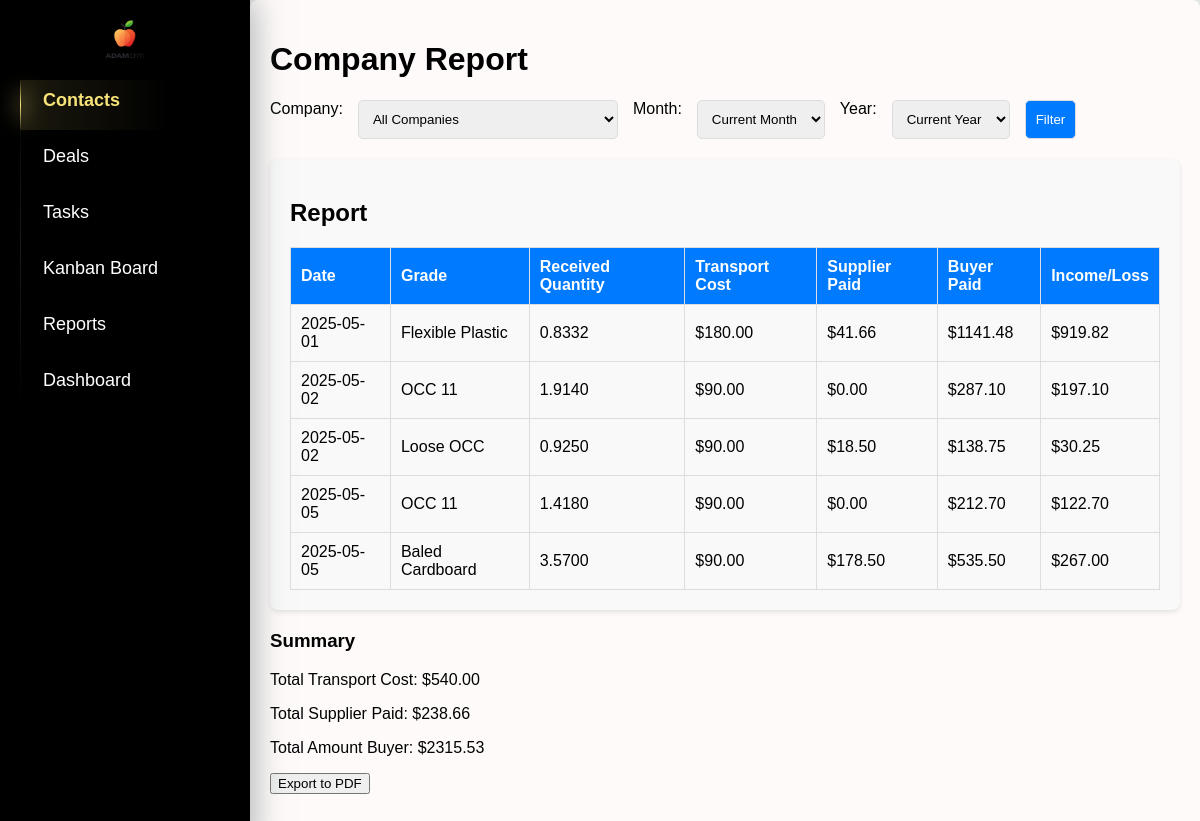
The app's page /reports/company/, older data.
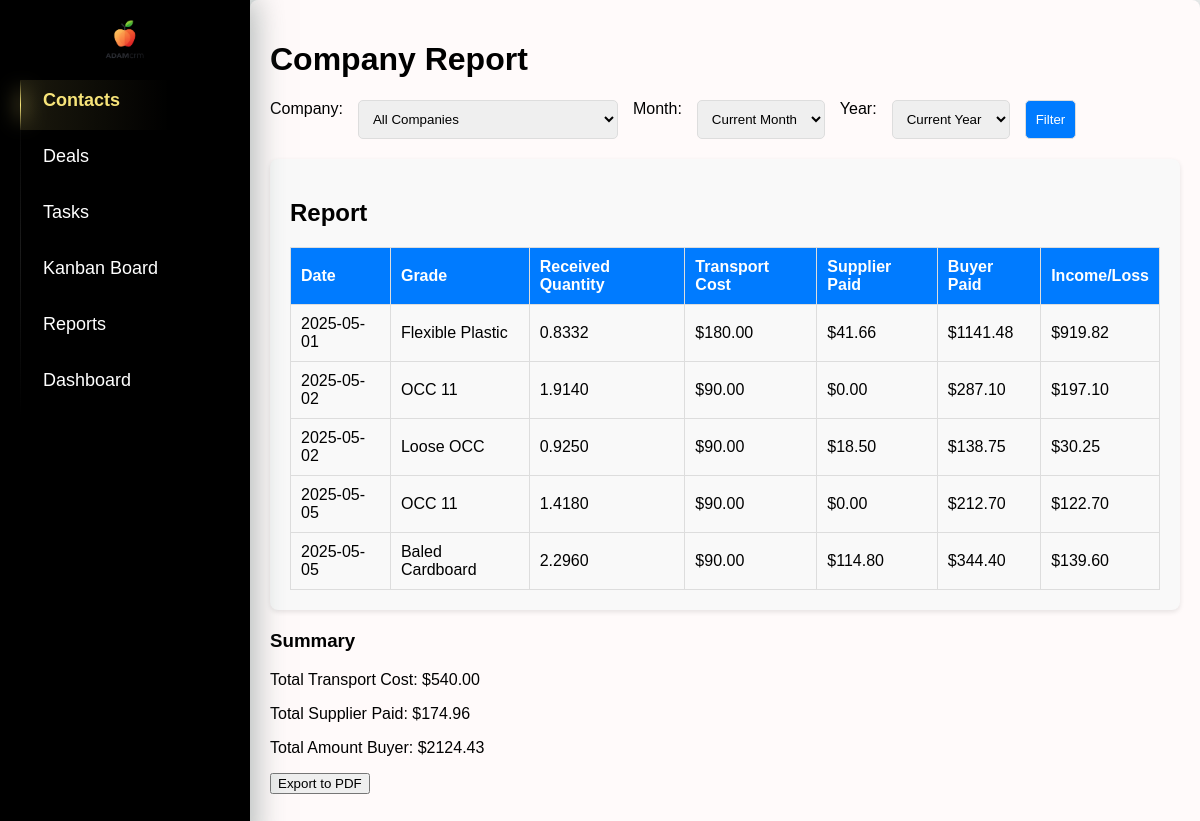
The same page, newer data.
### crm/models.py (models this page shows, shortened)
class Deals(models.Model):
    date = models.DateTimeField(default=timezone.now)  # Дата сделки
    supplier = models.ForeignKey(Company, on_delete=models.CASCADE, related_name='deals_as_supplier')
    buyer = models.ForeignKey(Company, on_delete=models.CASCADE, related_name='deals_as_buyer', null=True, blank=True)
    grade = models.CharField(max_length=255, choices=[(key, key) for key in settings.MATERIALS_LIST.keys()])
    shipped_quantity = models.DecimalField(max_digits=10, decimal_places=4, null=True, blank=True, default=0)  # Отправленный объем (тонны, паллеты и т.д.)
    shipped_pallets = models.PositiveIntegerField(default=0)  # Количество паллет (по умолчанию 0)
    scale_ticket = models.CharField(max_length=50, blank=True, null=True)  # Номер талона на весы (может быть пустым)
    received_quantity = models.DecimalField(max_digits=10, decimal_places=4, null=True, blank=True, default=0)  # Принятый объем (по умолчанию 0)
    received_pallets = models.IntegerField(default=0)  # Количество паллет, принятых (по умолчанию 0)
    supplier_price = models.DecimalField(max_digits=10, decimal_places=2, blank=True, null=True)  # Цена поставщика (может быть пустым)
    supplier_currency = models.CharField(max_length=10, default="CAD")  # Валюта поставщика (по умолчанию "CAD")
    supplier_total = models.DecimalField(max_digits=10, decimal_places=2, blank=True, null=True)  # Сумма поставщика (может быть пустым)
    buyer_price = models.DecimalField(max_digits=10, decimal_places=2)  # Цена покупателя
    buyer_currency = models.CharField(max_length=10, default="CAD")  # Валюта покупателя (по умолчанию "CAD")
    total_amount = models.DecimalField(max_digits=10, decimal_places=2,default=0)  # Итоговая сумма сделки
    invoice_number = models.CharField(max_length=50, blank=True, null=True)  # Номер счета (может быть пустым)
    paid_date = models.DateField(blank=True, null=True)  # Дата оплаты (может быть пустым)
    transport_cost = models.DecimalField(max_digits=10, decimal_places=2,default=0)  # Стоимость транспорта
    transport_company = models.ForeignKey(Company, on_delete=models.CASCADE, related_name='deals_as_hauler')  # Название транспортной компании (может быть пустым)
    total_income_loss = models.DecimalField(max_digits=10, decimal_places=2,default=0)  # Общий доход/убыток

### crm/views.py (the view)
# urls.py: path("reports/company/", views.company_report, name="company_report"),
def company_report(request):
    now = datetime.now()
    current_month = now.month
    current_year = now.year
    selected_company_id = request.GET.get('company', '')
    month = request.GET.get('month', '') or str(current_month).zfill(2)
    year = request.GET.get('year', '') or str(current_year)
    transport_companies = Company.objects.filter(contacts__company_type='hauler')
    deals = Deals.objects.all()
    if selected_company_id:
        deals = deals.filter(Q(supplier__id=int(selected_company_id)) |
                             Q(buyer__id=int(selected_company_id)) |
                             Q(transport_company__in=transport_companies)
        )
    if month and year:
        deals = deals.filter(date__month=int(month), date__year=int(year))
    elif month:  # Если указан только месяц
        deals = deals.filter(date__month=int(month))
    elif year:  # Если указан только год
        deals = deals.filter(date__year=int(year))
    total_transport_cost = deals.aggregate(Sum('transport_cost'))['transport_cost__sum'] or 0
    total_supplier_paid = deals.aggregate(Sum('supplier_total'))['supplier_total__sum'] or 0
    total_amount_buyer = deals.aggregate(Sum('total_amount'))['total_amount__sum'] or 0
    total_buyer_paid = deals.aggregate(Sum('total_income_loss'))[
                           'total_income_loss__sum'] or 0  # Итог для покупателя (например, прибыль или убыток)
    companies = Company.objects.all()
    years = Deals.objects.annotate(year=ExtractYear('date')).values_list('year', flat=True).distinct()
    months = range(1, 13)  # Месяцы с 1 по 12
    context = {
        'deals': deals,
        'total_transport_cost': total_transport_cost,
        'total_supplier_paid': total_supplier_paid,
        'total_amount_buyer': total_amount_buyer,
        'total_buyer_paid': total_buyer_paid,  # Передаем total_buyer_paid в шаблон
        'companies': companies,
        'selected_company_id': int(selected_company_id) if selected_company_id.isdigit() else None,
        'month': month,
        'year': year,
        'years': sorted(years),  # Сортируем список лет для удобства
        'months': months,  # Месяцы для выпадающего списка
    }
    return render(request, 'crm/company_report.html', context)

### crm/templatetags/custom_filters.py (called while the page is built)
@register.filter(name='get_month_name')
def get_month_name(value):
    try:
        return calendar.month_name[int(value)]
    except (ValueError, IndexError):
        return value

### crm/templates/crm/company_report.html (shortened to what this page needs)
{% extends 'crm/index.html' %}
{% load static %}
{% load custom_filters %}
{% block content %}
    <h1>Company Report</h1>
    <form method="get" action="{% url 'company_report' %}" class="filter-form">
        <label for="company">Company:</label>
        <select name="company" id="company">
            <option value="">All Companies</option>
        </select>
        <label for="month">Month:</label>
        <select name="month" id="month">
            <option value="" {% if not month %}selected{% endif %}>Current Month</option>
        </select>
        <label for="year">Year:</label>
        <select name="year" id="year">
            <option value="" {% if not year %}selected{% endif %}>Current Year</option>
        </select>
        <button type="submit">
            Filter
        </button>
    </form>
    <div class="block">
        <h2>Report</h2>
        <table>
            <thead>
                <tr>
                    <th>Date</th>
                    <th>Grade</th>
                    <th>Received Quantity</th>
                    <th>Transport Cost</th>
                    <th>Supplier Paid</th>
                    <th>Buyer Paid</th>
                    <th>Income/Loss</th>
                </tr>
            </thead>
            <tbody>
                {% if deals %}
                    {% for deal in deals %}
                        <tr>
                            <td>{{ deal.date|date:"Y-m-d" }}</td>
                            <td>{{ deal.grade }}</td>
                            <td>{{ deal.received_quantity }}</td>
                            <td>${{ deal.transport_cost|floatformat:2 }}</td>
                            <td>${{ deal.supplier_total|floatformat:2 }}</td>
                            <td>${{ deal.total_amount|floatformat:2 }}</td>
                            <td>${{ deal.total_income_loss|floatformat:2 }}</td>
                        </tr>
                    {% endfor %}
                {% else %}
                    <tr>
                        <td colspan="6" style="text-align: center;">No data available for the selected filters.</td>
                    </tr>
                {% endif %}
            </tbody>
        </table>
    </div>
    <div>
        <h3>Summary</h3>
        <p>Total Transport Cost: ${{ total_transport_cost|floatformat:2 }}</p>
        <p>Total Supplier Paid: ${{ total_supplier_paid|floatformat:2 }}</p>
        <p>Total Amount Buyer: ${{ total_amount_buyer|floatformat:2 }}</p>
    </div>
    <form action="{% url 'export_company_report_pdf' %}" method="get">
        <button type="submit">Export to PDF</button>
    </form>
    <link rel="stylesheet" href="{% static 'crm/company_reports.css' %}">
{% endblock %}

Row changes from the older to the newer data that the page shows:
changed Deals "Baled Cardboard": received_quantity "3.5700" → "2.2960"; supplier_total "178.50" → "114.80"; total_amount "535.50" → "344.40"; total_income_loss "267.00" → "139.60"
Text that changed along with them:
{{ total_supplier_paid|floatformat:2 }}: "238.66" → "174.96"
{{ total_amount_buyer|floatformat:2 }}: "2315.53" → "2124.43"
